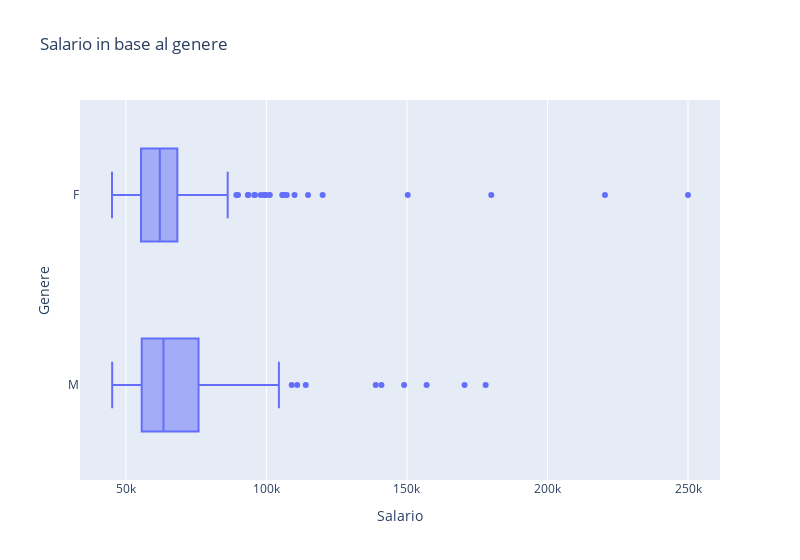

Write notebook code for a chart like this one.
### Markdown cell above
### Salario e genere

### Code cell
fig = px.box(df, y="Sex", x="Salary",title = 'Salario in base al genere', width= 800, labels = {'Sex': 'Genere', 'Salary': 'Salario'})
fig.show()

### Figure 1 — Plotly figure (JSON) as saved in the notebook; plotly's stock layout.template omitted (floating-point values rounded to 4 significant figures; data arrays with more than 128 entries replaced by an {"elided": "..."} marker saying what was removed)
{"data": [{"alignmentgroup": "True", "hovertemplate": "Salario=%{x}<br>Genere=%{y}<extra></extra>", "legendgroup": "", "marker": {"color": "#636efa"}, "name": "", "notched": false, "offsetgroup": "", "orientation": "h", "showlegend": false, "type": "box", "x": {"elided": "311 int values"}, "x0": " ", "xaxis": "x", "y": {"elided": "311 str values"}, "y0": " ", "yaxis": "y"}], "layout": {"boxmode": "group", "legend": {"tracegroupgap": 0}, "title": {"text": "Salario in base al genere"}, "width": 800, "xaxis": {"anchor": "y", "domain": [0, 1], "title": {"text": "Salario"}}, "yaxis": {"anchor": "x", "domain": [0, 1], "title": {"text": "Genere"}}}}
